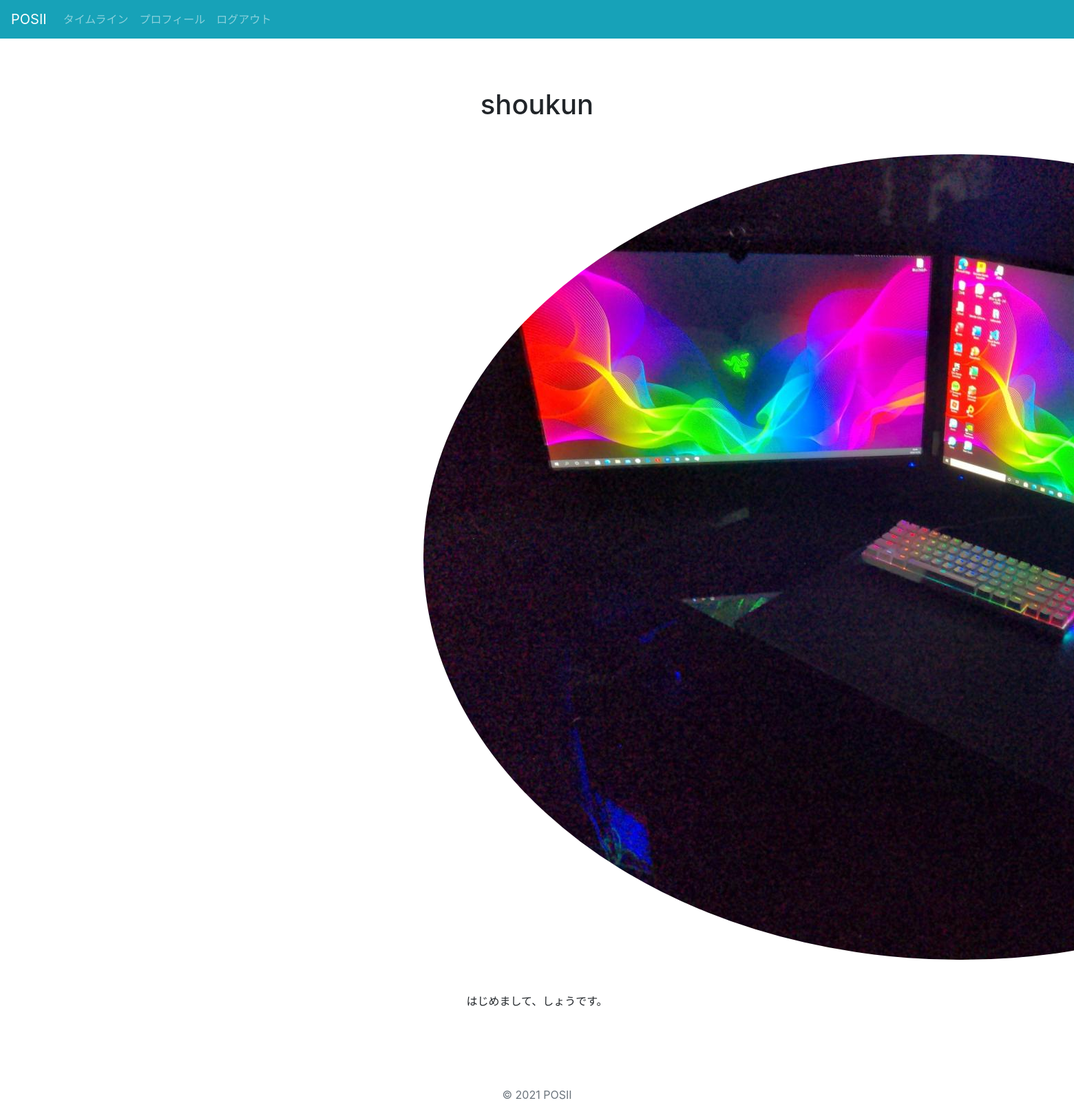
Screenshot of /accounts/1/ (signed in) with the database file from the repository.
### accounts/models.py (models this page shows)
class CustomUser(AbstractUser):
    description = models.TextField(verbose_name='プロフィール', null=True, blank=True)
    photo = models.ImageField(verbose_name='写真', blank=True, null=True, upload_to='images/')
    thumbnail = ImageSpecField(source='photo', processors=[ResizeToFill(256, 256)], format='JPEG', options={'quality': 60})
    class Meta:
        verbose_name_plural = 'CustomUser'

### accounts/views.py (the view)
class ProfileDetail(LoginRequiredMixin, generic.DetailView):
    model = CustomUser
    template_name = 'account/detail.html'

### accounts/templates/account/detail.html (shortened to what this page needs)
{% extends 'base.html' %}
{% load static %}
{% block contents %}
<div class="form-content">
    <h1>{{ customuser.username }}</h1>
    <p class="mt-5"><img src="{% if customuser.thumbnail %}{{ customuser.thumbnail.url }}{% else %}{% static 'images/no_photo.png' %}{% endif %}" class="rounded-circle profile-photo"></p>
    <p class="mt-5">{% if customuser.description %}{{ customuser.description | linebreaks }}{% else %}本文はありません。{% endif %}</p>
</div>
{% endblock %}

### static/css/style.css (style rules this page uses)
body { padding-top: 5rem; }
.form-content { max-width: 330px; margin: auto; }

### rows the page displays
CustomUser: username "shoukun", photo (picture), description "はじめまして、しょうです。"
